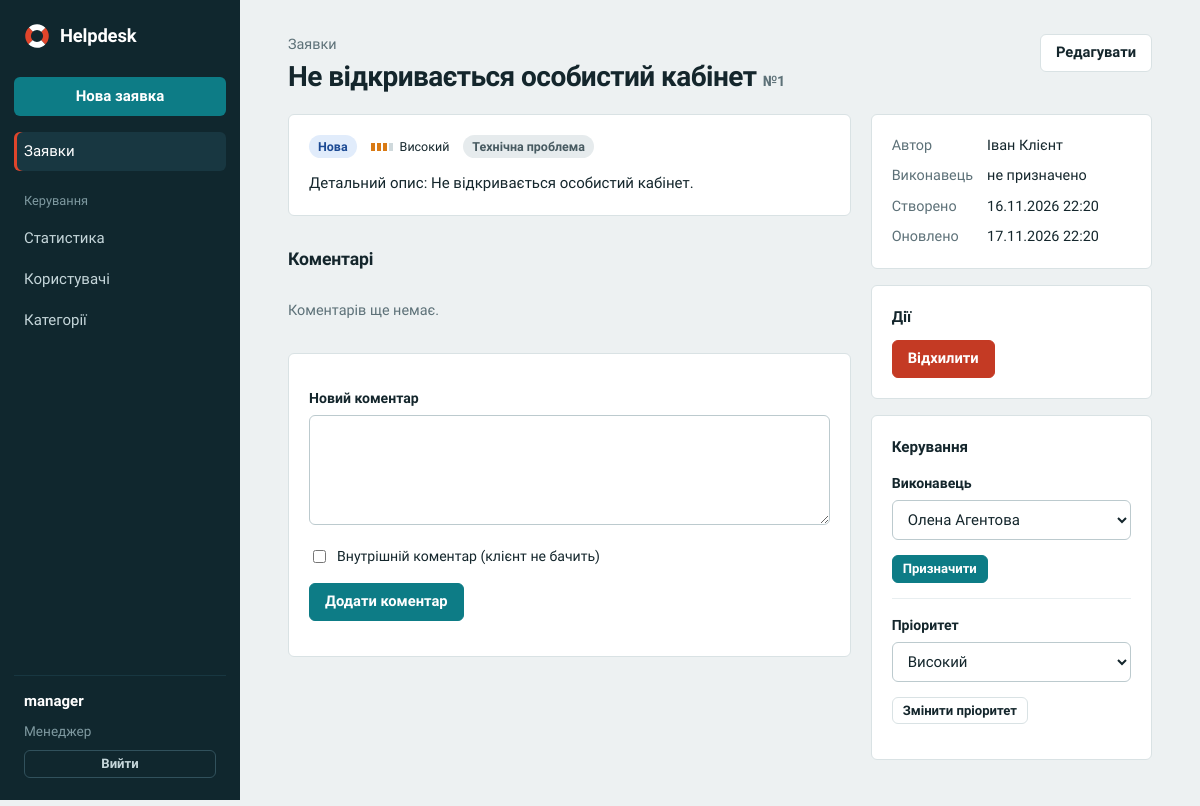
Screenshot of /tickets/1/ (signed in) with the database file from the repository.
### accounts/models.py (models this page shows, shortened)
class User(AbstractUser):
    class Role(models.TextChoices):
        CLIENT = "client", "Клієнт"
        AGENT = "agent", "Агент"
        MANAGER = "manager", "Менеджер"
    role = models.CharField("Роль", max_length=10, choices=Role.choices, default=Role.CLIENT)
    phone = models.CharField("Телефон", max_length=30, blank=True)
    bio = models.TextField("Про себе", blank=True)
    @property
    def is_client(self):
        return self.role == self.Role.CLIENT
    @property
    def is_agent(self):
        return self.role == self.Role.AGENT
    @property
    def is_manager(self):
        return self.role == self.Role.MANAGER
    @property
    def display_name(self):
        return self.get_full_name() or self.username

### tickets/models.py (models this page shows, shortened)
class Ticket(models.Model):
    class Status(models.TextChoices):
        NEW = "new", "Нова"
        IN_PROGRESS = "in_progress", "В роботі"
        WAITING = "waiting_client", "Очікує відповіді клієнта"
        RESOLVED = "resolved", "Вирішена"
        CLOSED = "closed", "Закрита"
        REJECTED = "rejected", "Відхилена"
    class Priority(models.IntegerChoices):  # числа - щоб працювало сортування
        LOW = 1, "Низький"
        MEDIUM = 2, "Середній"
        HIGH = 3, "Високий"
        CRITICAL = 4, "Критичний"
    title = models.CharField("Заголовок", max_length=200)
    description = models.TextField("Опис")
    category = models.ForeignKey(Category, verbose_name="Категорія", null=True, blank=True,
                                 on_delete=models.SET_NULL, related_name="tickets")
    priority = models.PositiveSmallIntegerField("Пріоритет", choices=Priority.choices, default=Priority.MEDIUM)
    status = models.CharField("Статус", max_length=20, choices=Status.choices, default=Status.NEW)
    author = models.ForeignKey(settings.AUTH_USER_MODEL, verbose_name="Автор", on_delete=models.CASCADE,
                               related_name="tickets_created")
    assignee = models.ForeignKey(settings.AUTH_USER_MODEL, verbose_name="Виконавець", null=True, blank=True,
                                 on_delete=models.SET_NULL, related_name="tickets_assigned")
    created_at = models.DateTimeField("Створено", auto_now_add=True)
    updated_at = models.DateTimeField("Оновлено", auto_now=True)
    resolved_at = models.DateTimeField("Вирішено", null=True, blank=True)
    class Meta:
        ordering = ["-created_at"]
        verbose_name = "Заявка"
        verbose_name_plural = "Заявки"
    @property
    def is_final(self):
        return self.status in (self.Status.CLOSED, self.Status.REJECTED)

class Category(models.Model):
    name = models.CharField("Назва", max_length=80, unique=True)
    class Meta:
        ordering = ["name"]
        verbose_name = "Категорія"
        verbose_name_plural = "Категорії"
    def __str__(self):
        return self.name

### tickets/views.py (the view)
# urls.py: path("tickets/<int:pk>/", views.ticket_detail, name="ticket_detail"),
@login_required
def ticket_detail(request, pk):
    user = request.user
    ticket = get_object_or_404(
        services.visible_tickets(user).select_related("author", "assignee", "category"), pk=pk)
    return render(request, "tickets/detail.html", {
        "ticket": ticket,
        "comments": services.visible_comments(user, ticket),
        "transitions": services.available_transitions(user, ticket),
        "can_edit": services.can_edit(user, ticket),
        "can_take": services.can_take(user, ticket),
        "can_comment": services.can_comment(user, ticket),
        "can_internal": services.can_use_internal(user, ticket),
        "agents": User.objects.filter(role=User.Role.AGENT, is_active=True).exclude(pk=ticket.author_id),
        "priorities": Ticket.Priority.choices,
    })

### tickets/services.py (called while the page is built, shortened)
def visible_tickets(user):
    qs = Ticket.objects.all()
    if user.is_manager:
        return qs
    if user.is_agent:  # нові + призначені йому (+ створені ним, щоб він міг їх відстежувати)
        return qs.filter(Q(status=S.NEW) | Q(assignee=user) | Q(author=user))
    return qs.filter(author=user)

def can_edit(user, ticket):
    return not ticket.is_final and (user.is_manager or user.id == ticket.author_id)

def validate_transition(user, ticket, new):
    if ticket.is_final:
        raise TicketError("Закриту або відхилену заявку не можна змінювати.")
    if new not in TRANSITIONS[ticket.status]:
        raise TicketError(f"Перехід «{S(ticket.status).label}» → «{S(new).label}» неможливий.")
    is_author = user.id == ticket.author_id
    if user.is_manager:
        pass
    else:
        raise TicketError("У вас немає прав змінювати статус цієї заявки.")
    if new == S.IN_PROGRESS and ticket.assignee_id is None:
        raise TicketError("Спочатку призначте виконавця.")

def _action_label(old, new):
    if old == S.RESOLVED and new == S.IN_PROGRESS:
        return "Повторно відкрити"
    return {
        S.IN_PROGRESS: "Почати / повернути в роботу",
        S.WAITING: "Запитати відповідь клієнта",
        S.RESOLVED: "Позначити вирішеною",
        S.CLOSED: "Закрити заявку",
        S.REJECTED: "Відхилити",
    }[new]

def available_transitions(user, ticket):
    result = []
    order = [S.IN_PROGRESS, S.WAITING, S.RESOLVED, S.CLOSED, S.REJECTED]
    for new in order:
        if new not in TRANSITIONS[ticket.status]:
            continue
        try:
            validate_transition(user, ticket, new)
        except TicketError:
            continue
        result.append({"status": new.value, "label": _action_label(ticket.status, new),
                       "danger": new == S.REJECTED})
    return result

def check_can_take(user, ticket):
    if not user.is_agent:
        raise TicketError("Брати заявки в роботу можуть лише агенти.")

def can_take(user, ticket):
    try:
        check_can_take(user, ticket)
        return True
    except TicketError:
        return False

def can_use_internal(user, ticket):
    return user.is_manager or (user.is_agent and user.id != ticket.author_id)

def is_participant(user, ticket):
    return user.is_manager or user.id in (ticket.author_id, ticket.assignee_id)

def can_comment(user, ticket):
    return not ticket.is_final and is_participant(user, ticket)

### templates/tickets/detail.html (shortened to what this page needs)
{% extends "base.html" %}
{% block content %}
<div class="toolbar"><div><a class="crumb" href="{% url 'ticket_list' %}">Заявки</a><h1>{{ ticket.title }} <span class="meta">№{{ ticket.pk }}</span></h1></div>
  <div class="actions">{% if can_edit %}<a class="btn secondary" href="{% url 'ticket_edit' ticket.pk %}">Редагувати</a>{% endif %}
</div></div>
<div class="grid2">
<div>
  <div class="card">
    <div class="ticket-head"><span class="badge {{ ticket.status }}">{{ ticket.get_status_display }}</span>
       <span class="badge p{{ ticket.priority }}">{{ ticket.get_priority_display }}</span>
       {% if ticket.category %}<span class="badge">{{ ticket.category }}</span>{% endif %}</div>
    <div class="ticket-body">{{ ticket.description }}</div>
  </div>
  <h2>Коментарі</h2>
  <div class="thread">
  {% for c in comments %}
    <div class="comment {% if c.is_internal %}internal{% endif %}">
      <div class="head"><b>{{ c.author.display_name }}</b> ({{ c.author.get_role_display }}) · {{ c.created_at|date:"d.m.Y H:i" }}
        {% if c.is_internal %}<span class="badge">Внутрішній</span>{% endif %}</div>
      <div style="white-space:pre-line">{{ c.body }}</div>
    </div>
  {% empty %}<p class="meta">Коментарів ще немає.</p>{% endfor %}
  </div>
  {% if ticket.is_final %}
    <div class="flash info">Заявку {{ ticket.get_status_display|lower }} - коментувати та редагувати її вже не можна.</div>
  {% elif can_comment %}
    <form class="card" method="post" action="{% url 'ticket_comment' ticket.pk %}">{% csrf_token %}
      <label for="comment-body">Новий коментар</label><textarea id="comment-body" name="body" required></textarea>
      {% if can_internal %}<label class="checkbox"><input type="checkbox" name="internal"> Внутрішній коментар (клієнт не бачить)</label>{% endif %}
      <p><button class="btn">Додати коментар</button></p>
    </form>
  {% else %}
    <p class="meta">Коментувати можуть лише учасники заявки{% if can_take %} - візьміть заявку в роботу{% endif %}.</p>
  {% endif %}
</div>
<div>
  <div class="card">
    <dl class="facts">
      <dt>Автор</dt><dd>{{ ticket.author.display_name }}</dd>
      <dt>Виконавець</dt><dd>{{ ticket.assignee.display_name|default:"не призначено" }}</dd>
      <dt>Створено</dt><dd>{{ ticket.created_at|date:"d.m.Y H:i" }}</dd>
      <dt>Оновлено</dt><dd>{{ ticket.updated_at|date:"d.m.Y H:i" }}</dd>
    </dl>
  </div>
  {% if can_take or transitions %}
  <div class="card side-card"><h3>Дії</h3><div class="actions">
    {% for t in transitions %}
      <form class="inline" method="post" action="{% url 'ticket_status' ticket.pk %}">{% csrf_token %}
        <input type="hidden" name="status" value="{{ t.status }}"><button class="btn {% if t.danger %}danger{% else %}secondary{% endif %}">{{ t.label }}</button></form>
    {% endfor %}
  </div></div>
  {% endif %}
  {% if user.is_manager and not ticket.is_final %}
  <div class="card side-card"><h3>Керування</h3>
    <form method="post" action="{% url 'ticket_assign' ticket.pk %}">{% csrf_token %}
      <label>Виконавець</label>
      <select name="assignee">{% for a in agents %}<option value="{{ a.pk }}" {% if ticket.assignee_id == a.pk %}selected{% endif %}>{{ a.display_name }}</option>{% endfor %}</select>
      <p><button class="btn sm">Призначити</button></p></form>
    <form method="post" action="{% url 'ticket_priority' ticket.pk %}">{% csrf_token %}
      <label>Пріоритет</label>
      <select name="priority">{% for v, l in priorities %}<option value="{{ v }}" {% if ticket.priority == v %}selected{% endif %}>{{ l }}</option>{% endfor %}</select>
      <p><button class="btn sm secondary">Змінити пріоритет</button></p></form>
  </div>
  {% endif %}
</div>
</div>
{% endblock %}

### templates/base.html (shortened to what this page needs)
{% load static %}<!doctype html>
<html lang="uk">
<head>
  <link rel="stylesheet" href="{% static 'style.css' %}">
</head>
<body>
{% with url_name=request.resolver_match.url_name %}
{% if user.is_authenticated %}
<div class="shell">
  <aside class="side">
    <a class="brand" href="{% url 'ticket_list' %}">{% include "_logo.html" %}Helpdesk</a>
    <nav>
      <a class="new" href="{% url 'ticket_create' %}">Нова заявка</a>
      <a href="{% url 'ticket_list' %}" class="{% if url_name == 'ticket_list' or url_name == 'ticket_detail' %}on{% endif %}">{% if user.is_client %}Мої заявки{% else %}Заявки{% endif %}</a>
      {% if user.is_manager %}
        <div class="group">Керування</div>
        <a href="{% url 'manage_stats' %}" class="{% if url_name == 'manage_stats' %}on{% endif %}">Статистика</a>
        <a href="{% url 'manage_users' %}" class="{% if url_name == 'manage_users' %}on{% endif %}">Користувачі</a>
        <a href="{% url 'manage_categories' %}" class="{% if url_name == 'manage_categories' %}on{% endif %}">Категорії</a>
      {% endif %}
    </nav>
    <div class="me">
      <a href="{% url 'profile' %}">{{ user.username }}</a>
      <span class="role">{{ user.get_role_display }}</span>
      <form method="post" action="{% url 'logout' %}">{% csrf_token %}<button class="btn secondary sm">Вийти</button></form>
    </div>
  </aside>
  <main><div class="page">
{% endif %}
    {% block content %}{% endblock %}
{% if user.is_authenticated %}
  </div></main>
</div>
{% else %}
    </div>
    <div style="margin-bottom:auto"></div>
  </section>
</div>
{% endif %}
{% endwith %}
</body>
</html>

### rows the page displays
User: username "manager", role "Менеджер"
Ticket: title "Не відкривається особистий кабінет", pk "1", status "Нова", priority "Високий", category "Технічна проблема", description "Детальний опис: Не відкривається особистий кабінет.", author.display_name "Іван Клієнт", assignee.display_name "не призначено", created_at "16.11.2026 22:20", updated_at "17.11.2026 22:20"

### other values shown
{{ t.label }} "Відхилити"
form field assignee "Олена Агентова"
